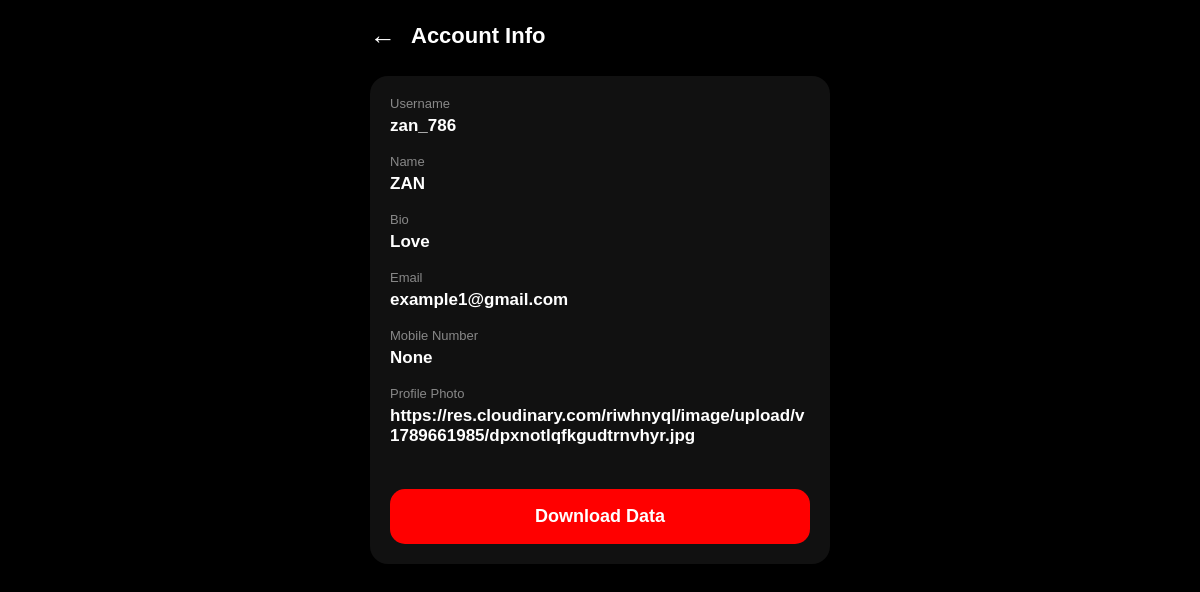
The app's page /account_info (signed in) with its own data.
### tables this page shows
CREATE TABLE users (
                    id INTEGER PRIMARY KEY AUTOINCREMENT, 
                    username TEXT UNIQUE, 
                    password TEXT, 
                    name TEXT, 
                    bio TEXT, profile_pic TEXT, email TEXT, last_seen TEXT, is_online INTEGER DEFAULT 0, startup_sound INTEGER DEFAULT 1, startup_volume REAL DEFAULT 0.6, mobile TEXT, private_account INTEGER DEFAULT 0, activity_status INTEGER DEFAULT 1, current_session TEXT, theme TEXT DEFAULT "light", font_size TEXT DEFAULT "medium", amoled_mode INTEGER DEFAULT 0, story_privacy TEXT DEFAULT "everyone", message_privacy TEXT, comment_privacy TEXT);

### app.py (the view)
@app.route("/account_info")
def account_info():
    if "username" not in session:
        return redirect("/login")
    conn = sqlite3.connect("snapz.db")
    cur = conn.cursor()
    cur.execute("""
    SELECT username,name,bio,email,mobile,profile_pic
    FROM users
    WHERE username=?
    """,(session["username"],))
    user = cur.fetchone()
    conn.close()
    return render_template(
        "account_info.html",
        user=user
    )

### app.py (called while the page is built, shortened)
@app.before_request
def check_user_session():
    protected_routes = [
        "home",
        "chat",
        "profile",
        "settings",
        "privacy",
        "login_activity",
    ]
    if request.endpoint not in protected_routes:
        return

@app.context_processor
def inject_appearance():
    if "username" not in session:
        return {}
    conn = sqlite3.connect("snapz.db")
    conn.row_factory = sqlite3.Row
    cur = conn.cursor()
    cur.execute("""
        SELECT
            theme,
            font_size,
            amoled_mode
        FROM users
        WHERE username=?
    """, (session["username"],))
    appearance = cur.fetchone()
    conn.close()
    return dict(appearance=appearance)

### templates/account_info.html (shortened to what this page needs)
<!DOCTYPE html>
<html>
<head>
</head>
<body>
<div class="container">
<div class="header">
<a href="/account"
class="back">
←
</a>
<span>
Account Info
</span>
</div>
<div class="info">
<div class="item">
<div class="title">
Username
</div>
<div class="value">
{{ user[0] }}
</div>
</div>
<div class="item">
<div class="title">
Name
</div>
<div class="value">
{{ user[1] }}
</div>
</div>
<div class="item">
<div class="title">
Bio
</div>
<div class="value">
{{ user[2] }}
</div>
</div>
<div class="item">
<div class="title">
Email
</div>
<div class="value">
{{ user[3] }}
</div>
</div>
<div class="item">
<div class="title">
Mobile Number
</div>
<div class="value">
{{ user[4] }}
</div>
</div>
<div class="item">
<div class="title">
Profile Photo
</div>
<div class="value">
{{ user[5] }}
</div>
</div>
<a href="/download_account_data">
<button
type="button"
class="download-btn"
onclick="this.classList.add('clicked')">
Download Data
</button>
</a>
</div>
</div>
</body>
</html>

### templates/account_info.html (style rules this page uses)
* { margin:0; padding:0; box-sizing:border-box; font-family:sans-serif; }
body { background:#000; color:white; }
.container { max-width:500px; margin:auto; padding:20px; }
.header { display:flex; align-items:center; gap:15px; font-size:22px; font-weight:bold; margin-bottom:25px; }
.back { text-decoration:none; color:white; font-size:26px; }
.info { background:#111; border-radius:18px; padding:20px; }
.item { margin-bottom:18px; }
.title { font-size:13px; color:#888; margin-bottom:5px; }
.value { font-size:17px; font-weight:bold; word-break:break-word; }
.download-btn { width:100%; height:55px; border:none; border-radius:15px; margin-top:25px; background:red; color:white; font-size:18px; font-weight:bold; transition:.2s; }

### records on screen
users: username "zan_786", name "ZAN", bio "Love", email "example1@gmail.com", profile_pic "https://res.cloudinary.com/riwhnyql/image/upload/v1789661985/dpxnotlqfkgudtrnvhyr.jpg"

### other values on screen
{{ user[4] }} "None"
